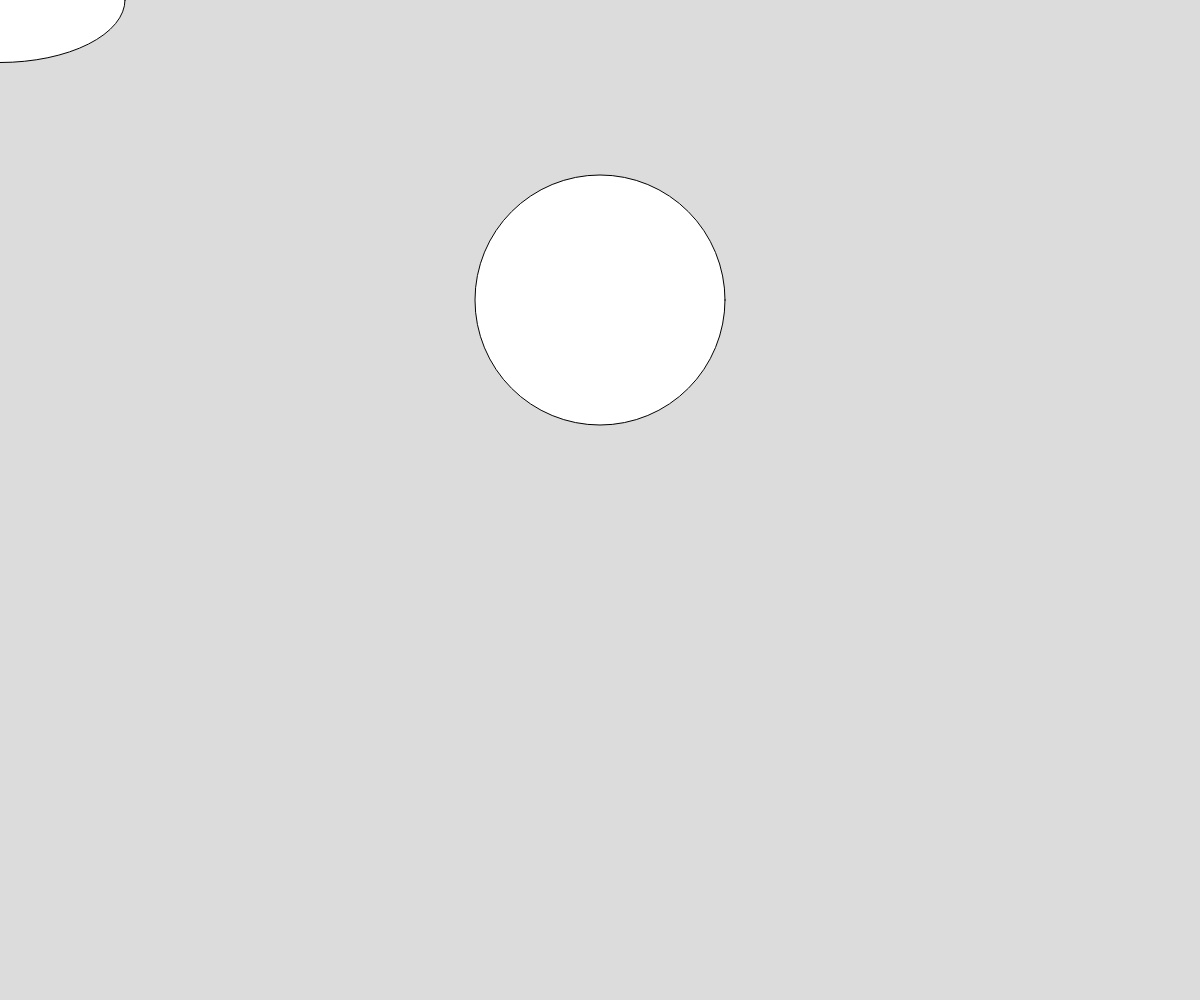
Frame 1 (no input)
Frame 60 (no input): identical to frame 1, image omitted
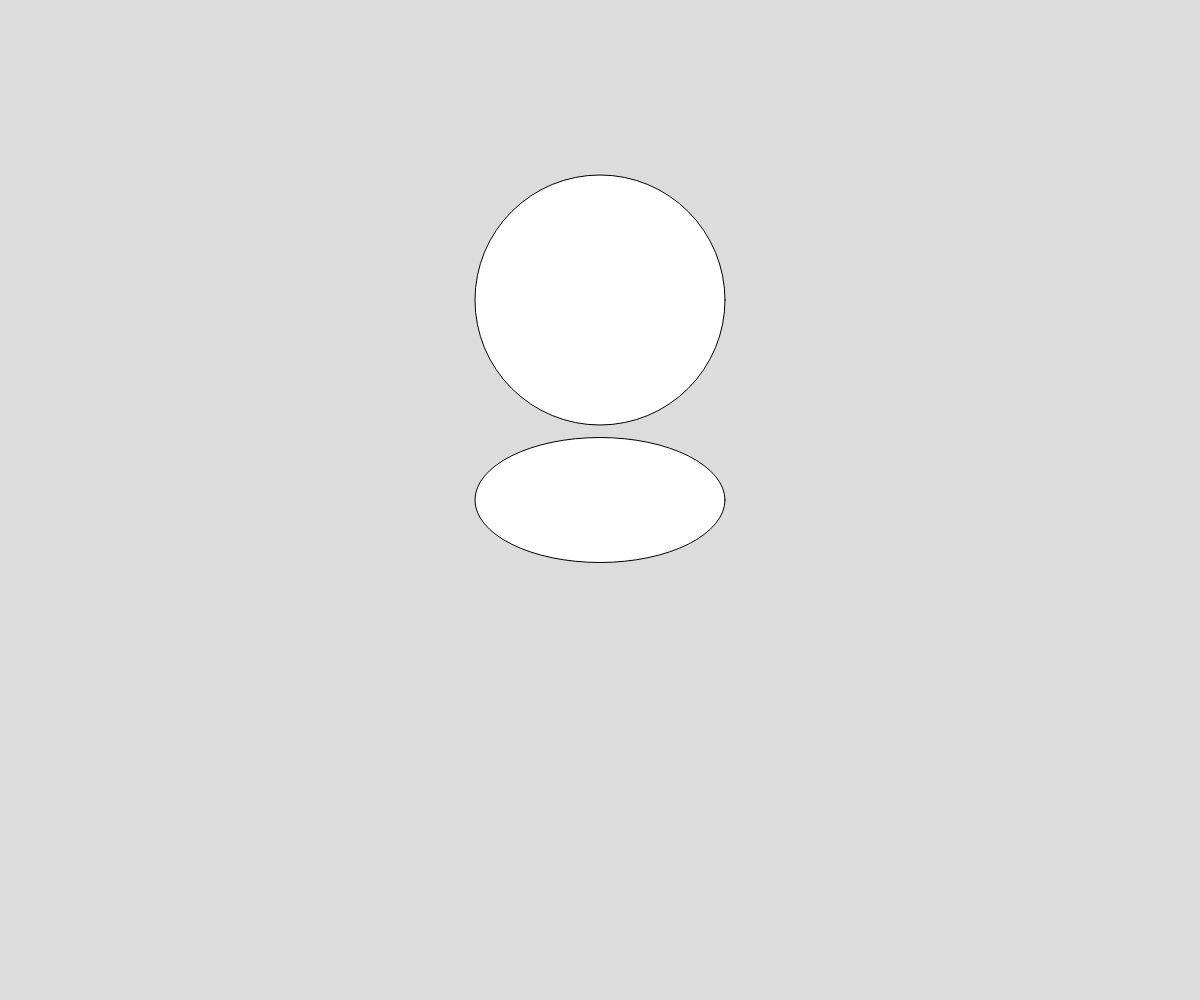
Frame 120 (the mouse pressed at the canvas centre since frame 60)

The p5.js sketch that drew these frames (run headless with seeded random() and noise() and a simulated clock; from frame 60 on, the mouse is pressed at the canvas centre):

// p5.js sketch
// ── sketch.js
// Point-Cirlce Collision Demo
let cX = 600;  let cY = 300;
let cDiameter = 250;
let cRadius = cDiameter/2;

// Point: use mouseX, mouseY

function setup() {
  createCanvas(windowWidth, windowHeight);
}

function draw() {
  background(220);

  ellipse(mouseX, mouseY, cDiameter, cRadius);
  //is the distance between the mouse pointer
  //and the circle's centerpoint (cX, cY) < radius
  if(dist(mouseX, mouseY, cX, cY) < cRadius){
    fill(255, 0, 255);
  } else {
    fill(255);
  }
  ellipse(cX, cY, cDiameter, cDiameter);
}
